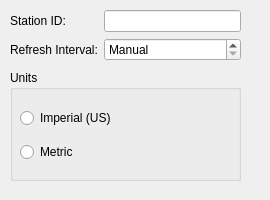
<?xml version="1.0" encoding="UTF-8"?>
<ui version="4.0">
 <class>desktopWeatherConfig</class>
 <widget class="QWidget" name="desktopWeatherConfig">
  <property name="geometry">
   <rect>
    <x>0</x>
    <y>0</y>
    <width>270</width>
    <height>200</height>
   </rect>
  </property>
  <property name="minimumSize">
   <size>
    <width>270</width>
    <height>200</height>
   </size>
  </property>
  <property name="baseSize">
   <size>
    <width>270</width>
    <height>200</height>
   </size>
  </property>
  <property name="windowTitle">
   <string>Form</string>
  </property>
  <widget class="QWidget" name="formLayoutWidget">
   <property name="geometry">
    <rect>
     <x>10</x>
     <y>10</y>
     <width>231</width>
     <height>63</height>
    </rect>
   </property>
   <layout class="QFormLayout" name="formLayout">
    <property name="fieldGrowthPolicy">
     <enum>QFormLayout::AllNonFixedFieldsGrow</enum>
    </property>
    <item row="0" column="0">
     <widget class="QLabel" name="IDLabel">
      <property name="text">
       <string>Station ID:</string>
      </property>
     </widget>
    </item>
    <item row="0" column="1">
     <widget class="QLineEdit" name="kcfg_stationID"/>
    </item>
    <item row="1" column="0">
     <widget class="QLabel" name="IntervalLabel">
      <property name="text">
       <string>Refresh Interval:</string>
      </property>
     </widget>
    </item>
    <item row="1" column="1">
     <widget class="QSpinBox" name="kcfg_refreshInterval">
      <property name="specialValueText">
       <string>Manual</string>
      </property>
      <property name="suffix">
       <string> min</string>
      </property>
      <property name="minimum">
       <number>4</number>
      </property>
     </widget>
    </item>
   </layout>
  </widget>
  <widget class="QGroupBox" name="groupBox">
   <property name="geometry">
    <rect>
     <x>10</x>
     <y>70</y>
     <width>231</width>
     <height>111</height>
    </rect>
   </property>
   <property name="title">
    <string>Units</string>
   </property>
   <widget class="QWidget" name="verticalLayoutWidget">
    <property name="geometry">
     <rect>
      <x>10</x>
      <y>30</y>
      <width>211</width>
      <height>71</height>
     </rect>
    </property>
    <layout class="QVBoxLayout" name="verticalLayout">
     <item>
      <widget class="QRadioButton" name="kcfg_useImperial">
       <property name="text">
        <string>Imperial (US)</string>
       </property>
      </widget>
     </item>
     <item>
      <widget class="QRadioButton" name="kcfg_useMetric">
       <property name="text">
        <string>Metric</string>
       </property>
      </widget>
     </item>
    </layout>
   </widget>
  </widget>
 </widget>
 <resources/>
 <connections/>
</ui>
